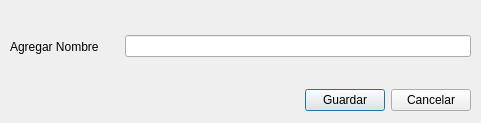
<?xml version="1.0" encoding="UTF-8"?>
<ui version="4.0">
 <class>ui_agregar_nombre</class>
 <widget class="QDialog" name="ui_agregar_nombre">
  <property name="geometry">
   <rect>
    <x>0</x>
    <y>0</y>
    <width>481</width>
    <height>123</height>
   </rect>
  </property>
  <property name="windowTitle">
   <string>Agregar</string>
  </property>
  <widget class="QWidget" name="">
   <property name="geometry">
    <rect>
     <x>10</x>
     <y>10</y>
     <width>461</width>
     <height>101</height>
    </rect>
   </property>
   <layout class="QVBoxLayout" name="verticalLayout">
    <item>
     <layout class="QHBoxLayout" name="horizontalLayout">
      <item>
       <widget class="QLabel" name="label">
        <property name="text">
         <string>Agregar Nombre</string>
        </property>
       </widget>
      </item>
      <item>
       <spacer name="verticalSpacer_3">
        <property name="orientation">
         <enum>Qt::Vertical</enum>
        </property>
        <property name="sizeHint" stdset="0">
         <size>
          <width>20</width>
          <height>40</height>
         </size>
        </property>
       </spacer>
      </item>
      <item>
       <widget class="QLineEdit" name="lineEdit_nombre"/>
      </item>
     </layout>
    </item>
    <item>
     <layout class="QHBoxLayout" name="horizontalLayout_2"/>
    </item>
    <item>
     <layout class="QHBoxLayout" name="horizontalLayout_3">
      <item>
       <spacer name="horizontalSpacer">
        <property name="orientation">
         <enum>Qt::Horizontal</enum>
        </property>
        <property name="sizeHint" stdset="0">
         <size>
          <width>40</width>
          <height>20</height>
         </size>
        </property>
       </spacer>
      </item>
      <item>
       <widget class="QPushButton" name="pushButton_guardar">
        <property name="text">
         <string>Guardar</string>
        </property>
       </widget>
      </item>
      <item>
       <widget class="QPushButton" name="pushButton_cancelar">
        <property name="text">
         <string>Cancelar</string>
        </property>
       </widget>
      </item>
     </layout>
    </item>
   </layout>
  </widget>
 </widget>
 <resources/>
 <connections/>
</ui>
